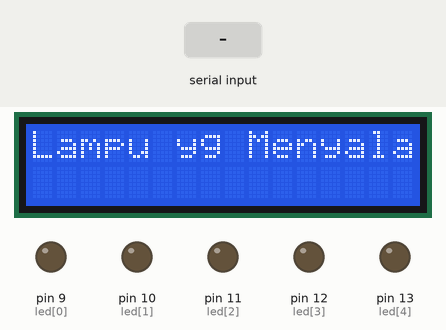
Bench run of a sketch on a simulated Arduino Uno, built with avr-gcc and run on an emulated ATmega328P. Parts: 16×2 character LCD, output pins drawn as LEDs (lit = HIGH). The inputs (shaded band) are chosen by the test bench. What the sketch prints to the serial monitor is not drawn.

Above: at 1.2 s.
1.3 s: "1on" received over the second serial link
At 3.3 s:
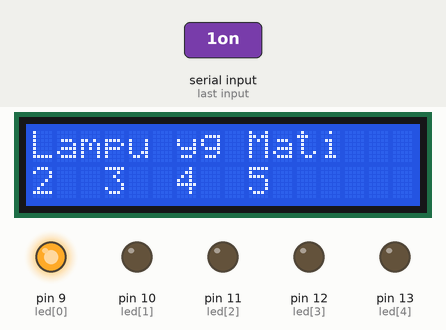
3.7 s: "2on" received over the second serial link
At 5.0 s:
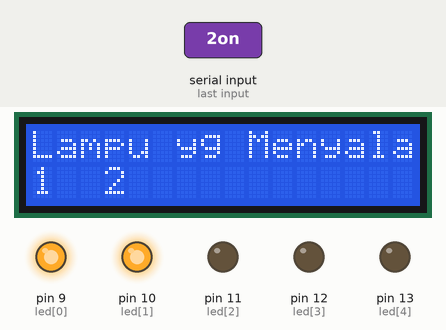
6.7 s: "1off" received over the second serial link
At 7.9 s:
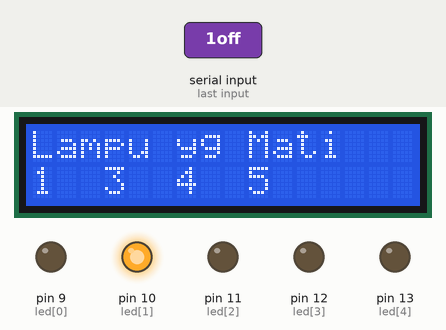
9.7 s: "3on" received over the second serial link
At 11.4 s:
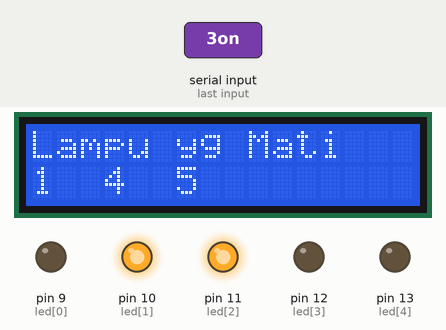
12.7 s: "4on" received over the second serial link
At 15.4 s:
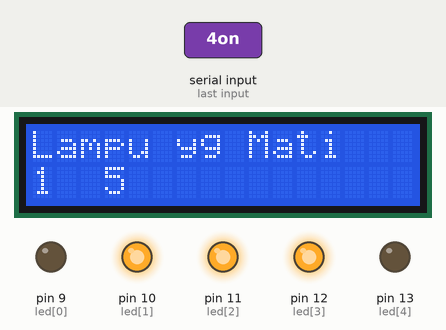
15.7 s: "5on" received over the second serial link
At 17.4 s:
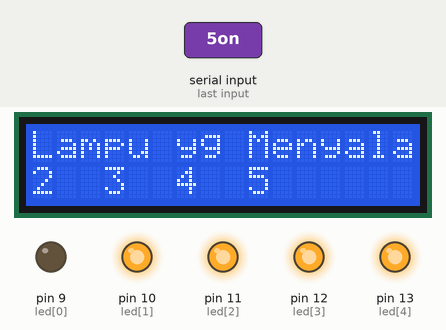
Timing chart, 0 to 18.9 s (numbered marks = the images above; inputs shaded):
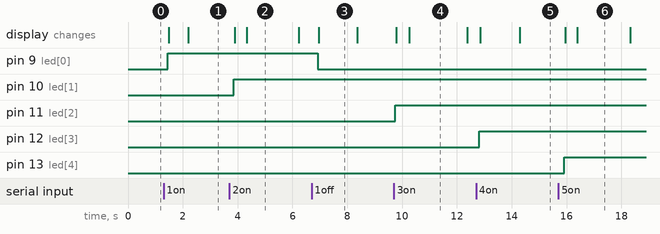

Measured:
- after the input at 1.3 s, pin 9 (led[0]): LOW → HIGH after 0.16 s; the display: first changes after 0.19 s (image 1 shows a later state)
- after the input at 3.7 s, pin 10 (led[1]): LOW → HIGH after 0.16 s; the display: first changes after 0.20 s (image 2 shows a later state)
- after the input at 6.7 s, pin 9 (led[0]): HIGH → LOW after 0.22 s; the display: changes after 0.26 s (image 3)
- after the input at 9.7 s, pin 11 (led[2]): LOW → HIGH at once; the display: first changes after 0.08 s (image 4 shows a later state)
- after the input at 12.7 s, pin 12 (led[3]): LOW → HIGH after 0.11 s; the display: first changes after 0.15 s (image 5 shows a later state)
- after the input at 15.7 s, pin 13 (led[4]): LOW → HIGH after 0.21 s; the display: first changes after 0.25 s (image 6 shows a later state)
- what the display in image 2 shows lasts 1.9 s, from 4.3 s to 6.2 s

The sketch:

iot_lampu_telegram.ino
```cpp
#include <Wire.h>
#include <LiquidCrystal_I2C.h>
#include <SoftwareSerial.h>

SoftwareSerial myserial(2,3);
LiquidCrystal_I2C lcd(0x27, 16, 2);
int led[5] =  {9,10,11,12,13};
bool statusLampu[5] = {0,0,0,0,0};
String lampu_on = "", lampu_off = "";
static unsigned long currTime = 0;

void displayLCD(String statusOn,String StatusOff){

      if(millis() - currTime <= 2000){
          lcd.setCursor(0,0);
          lcd.print("Lampu yg Menyala");
          lcd.setCursor(0,1);
          lcd.print(statusOn);
          lcd.print("                ");
      } else if(millis() - currTime > 2000 && millis() - currTime <= 4000){
          lcd.setCursor(0,0);
          lcd.print("Lampu yg Mati   ");
          lcd.setCursor(0,1);
          lcd.print(StatusOff);
          lcd.print("                ");
      } else {
        currTime = millis();
      }
}

void setup() {
  Serial.begin(9600);
  myserial.begin(9600);
  lcd.begin(); lcd.backlight();

  for(int i=0; i<5; i++){
    pinMode(led[i], OUTPUT);
  }
}

void loop() {
 String pesan = "", data = "";
    while(myserial.available()>0){
      data += char(myserial.read());
    } data.trim();

    if (data != ""){
      for(int i=0; i<=data.length();i++){
          pesan += data[i];
        }
      }

 if(pesan == "1on"){
  digitalWrite(led[0], HIGH);
  statusLampu[0] = 1;
 } else if(pesan == "2on"){
  digitalWrite(led[1],HIGH);
  statusLampu[1] = 1;
 } else if(pesan == "3on"){
  digitalWrite(led[2],HIGH);
  statusLampu[2] = 1;
 } else if(pesan == "4on"){
  digitalWrite(led[3],HIGH);
  statusLampu[3] = 1;
 } else if(pesan == "5on"){
  digitalWrite(led[4],HIGH);
  statusLampu[4] = 1;
 }

 else if(pesan == "1off"){
  digitalWrite(led[0],LOW);
  statusLampu[0] = 0;
 } else if(pesan == "2off"){
  digitalWrite(led[1],LOW);
  statusLampu[1] = 0;
 } else if(pesan == "3off"){
  digitalWrite(led[2],LOW);
  statusLampu[2] = 0;
 } else if(pesan == "4off"){
  digitalWrite(led[3],LOW);
  statusLampu[3] = 0;
 } else if(pesan == "5off"){
  digitalWrite(led[4],LOW);
  statusLampu[4] = 0;
 }

 else if(pesan == "allon"){
  for(int i=0; i<5; i++){
    digitalWrite(led[i],HIGH);
    statusLampu[i] = 1;
  }
 } else if(pesan == "alloff"){
  for(int i=0; i<5; i++){
    digitalWrite(led[i],LOW);
    statusLampu[i] = 0;
  }
 }

 for(int j=0; j<5; j++){
  if(statusLampu[j]){
    lampu_on += String(j+1) + "  ";
  } if(!statusLampu[j]){
    lampu_off += String(j+1) + "  ";
  }
 } displayLCD(lampu_on, lampu_off);
 lampu_on=""; lampu_off="";
Serial.println(pesan);
delay(200);
}
```
